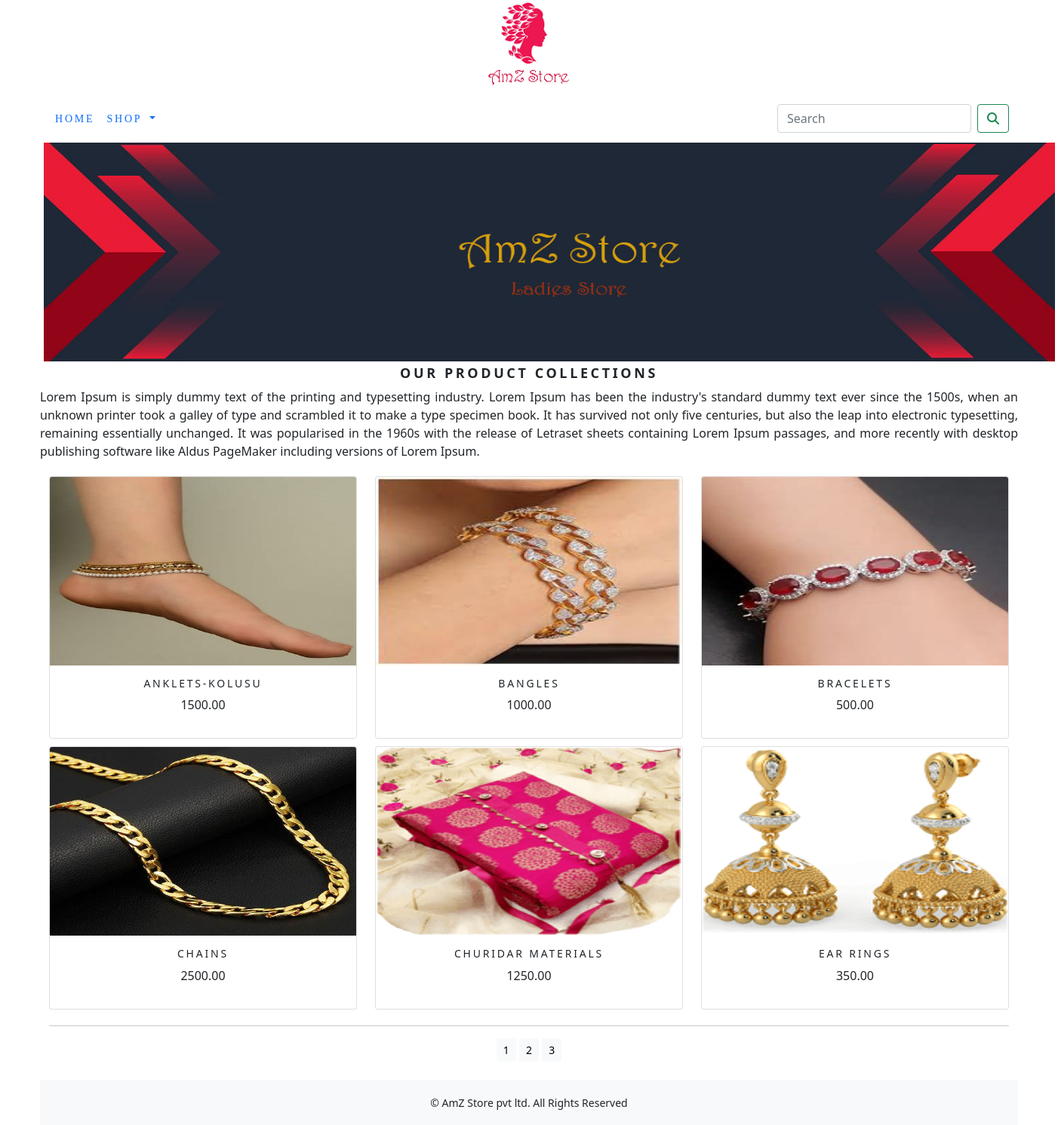
The app's page /shop/ with its own data.
### shop/models.py (models this page shows, shortened)
class Product(models.Model):
    name=models.CharField(max_length=250,unique=True)
    slug=models.SlugField(max_length=250,unique=True)
    description=models.TextField(blank=True)
    price=models.DecimalField(max_digits=10,decimal_places=2)
    category=models.ForeignKey(Category,on_delete=models.CASCADE)
    image=models.ImageField(upload_to='product',blank=True)
    stock=models.IntegerField()
    available=models.BooleanField()
    created=models.DateTimeField(auto_now_add=True)
    updated=models.DateTimeField(auto_now=True)
    class Meta:
        ordering=('name',)
        verbose_name='product'
        verbose_name_plural='products'
    def get_url(self):
        return reverse('shop:prodcatdetail',args=[self.category.slug,self.slug])

### shop/views.py (the view)
# urls.py: path('',views.allProdCat,name='allProdCat'),
def allProdCat(request,c_slug=None):
    c_page = None
    products_list = None
    if c_slug!=None:
        c_page = get_object_or_404(Category, slug=c_slug)
        products_list = Product.objects.all().filter(category=c_page, available=True)
    else:
        products_list = Product.objects.all().filter(available=True)
    paginator=Paginator(products_list,6)
    try:
        page=int(request.GET.get('page','1'))
    except:
        page=1
    try:
        products=paginator.page(page)
    except(EmptyPage,InvalidPage):
        products=paginator.page(Paginator.num_pages)
    return render(request, "category.html", {'category': c_page, 'products':products})

### cart/context_processors.py (called while the page is built)
def counter(request):
    item_count= 0
    if 'admin' in request.path:
        return{}
    else:
        try:
            cart=Cart.objects.filter(cart_id=_cart_id(request))
            cart_items=CartItem.objects.all().filter(cart=cart[:1])
            for cart_item in cart_items:
                item_count += cart_item.quantity
        except Cart.DoesNotExist:
            item_count= 0
    return dict(item_count=item_count)

### cart/views.py (called while the page is built)
def _cart_id(request):
    cart=request.session.session_key
    if not cart:
        cart=request.session.create()
    return cart

### shop/context_processors.py (called while the page is built)
def menu_links(request):
    links=Category.objects.all()
    return dict(links=links)

### shop/models.py (called while the page is built)
    def get_url(self):
        return reverse('shop:products_by_category', args=[self.slug])

### templates/category.html (shortened to what this page needs)
{% extends 'base.html' %}
{% load static %}
{% block content %}
<div class="mx_auto">
    {% if category %}
    <img class="my_image1" src="{{category.image.url}}" alt="{{category.name}}" width="1350px;" height="300px;">
</div>
<br>
<div>
    <h1 class="text-center my_title">{{category.name}}</h1>
    <p class="text-justify">{{category.description}}</p>
</div>
    {% else %}
<div>
    <img class="my_image_padding" src="{% static 'img/banner.jpg' %}" alt="our products" width="1350px;" height="300px;">
    <h1 class="my_title"><b>
        Our product collections</b>
    </h1>
    <p style="text-align:justify">
        Lorem Ipsum is simply dummy text of the printing and typesetting industry. Lorem Ipsum has been the industry's standard dummy text ever since the 1500s, when an unknown printer took a galley of type and scrambled it to make a type specimen book. It has survived not only five centuries, but also the leap into electronic typesetting, remaining essentially unchanged. It was popularised in the 1960s with the release of Letraset sheets containing Lorem Ipsum passages, and more recently with desktop publishing software like Aldus PageMaker including versions of Lorem Ipsum.
    </p>
</div>
    {% endif %}
<div class="container">
    <div class="row mx_auto">
        {% for product in products.object_list %}
        <div class="my_bottom_margin my_image_padding col-9 col-sm-12 col-md-4 col-lg-4">
            <div class="card text-center h-100" style="min-width:15rem">
                <a href="{{product.get_url}}"><img class="card-img-top" src="{{product.image.url}}" alt="{{product.name}}" height="250;"></a>
                    <div class="card-body">
                         <h4>{{product.name}}</h4>
                         <p>{{product.price}}</p>
                     </div>
             </div>
        </div>
        {% endfor %}
        <div>
            <div class="mx_auto">
                {% if products.paginator.num_pages > 1 %}
                <hr>
                <div class="text-center">
                    {% for pg in products.paginator.page_range %}
                         <a href="?page={{pg}}" class="btn btn-light btn-sm {% if products.number == pg %} active {% endif %}">{{pg}}</a>
                    {% endfor %}
                </div>
                {% endif %}
            </div>
            <br>
        </div>
    </div>
</div>
{% endblock %}

### templates/base.html (shortened to what this page needs)
{% load static %}
<!DOCTYPE html>
<html lang="en">
<head>
    <link rel="stylesheet" href="{% static 'css/custom.css' %}">
    <link href="{% static 'css/bootstrap.min.css' %}" rel="stylesheet">
</head>
<body>
<div class="container">
{% include 'header.html' %}
{% include 'navbar.html' %}
{% block content %}
{% endblock %}
</div>
{% include 'footer.html' %}
</body>
</html>

### templates/header.html
{% load static %}
<header>
        <div style="text-align:center">
                <a href="{% url 'shop:allProdCat' %}"><img src="{% static 'img/logos.png' %}" alt="logimage" width="130px;" height="130px;"></a>
        </div>
</header>

### templates/navbar.html (shortened to what this page needs)
<nav class="navbar navbar-expand-lg bg-body-tertiary">
  <div class="container-fluid">
    <div class="collapse navbar-collapse" id="navbarSupportedContent">
      <ul class="navbar-nav me-auto mb-2 mb-lg-0">
        <li class="nav-item">
          <a class="nav-link body" href="#">Home</a>
        </li>
        <li class="nav-item dropdown {% if 'shop' in request.path %} active {% endif %}">
          <a class="nav-link dropdown-toggle body" href="#" role="button" data-bs-toggle="dropdown" aria-expanded="false">
            Shop
          </a>
        </li>
      </ul>
      <form class="d-flex" role="search" action="{% url 'search_app:SearchResult' %}" method="get">
        <input class="form-control me-2" type="search" placeholder="Search" name="q"   aria-label="Search">
        <button class="btn btn-outline-success" type="submit"><i class="fa fa-search"></i></button>
      </form>
    </div>
  </div>
</nav>

### templates/footer.html (shortened to what this page needs)
<!DOCTYPE html>
<html lang="en">
<head>
</head>
<body>
<div class="footer navbar-fixed-bottom my_footer">
  <p class="text-center">&copy; AmZ Store pvt ltd. All Rights Reserved</p>
</div>
</body>
</html>

### static/css/custom.css (style rules this page uses)
.body { font-family: 'Source Serif Pro', serif; <link href="https://fonts.googleapis.com/css2?family=Source+Serif+Pro:ital,wght@1,200;1,300&display=swap" rel="stylesheet"> }
.nav-item { letter-spacing:.2em; font-size:14px; text-transform:uppercase; }
.my_footer { background-color:#f8f9fa; height:60px; }
.my_footer p { padding-top:20px; font-size:14px; }
.my_title { font-size:18px; text-transform:uppercase; letter-spacing:.2em; text-align:center; }
.my_image_padding { padding:5px; }
.my_bottom_margin { margin_bottom:10px; }
.card-body h4 { font-size:14px; text-transform:uppercase; letter-spacing:.2em; }

### records on screen
Product: image (picture), name "ANKLETS-KOLUSU", price "1500.00"
Product: image (picture), name "BANGLES", price "1000.00"
Product: image (picture), name "BRACELETS", price "500.00"
Product: image (picture), name "CHAINS", price "2500.00"
Product: image (picture), name "CHURIDAR MATERIALS", price "1250.00"
Product: image (picture), name "EAR RINGS", price "350.00"

### other values on screen
{{ pg }} "1" "2" "3"
